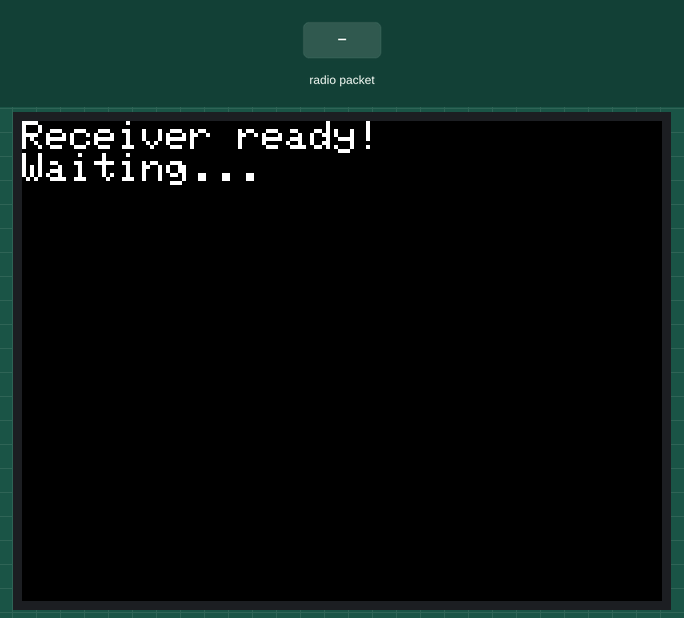
Recording of a sketch running on a simulated ESP32. On the bench: 320×240 colour display. Inputs (shaded band) come from the test bench. What the sketch prints to the serial monitor is not drawn.

Above: at 1.3 s.
1.4 s: radio packet "1" arrives
At 2.4 s:
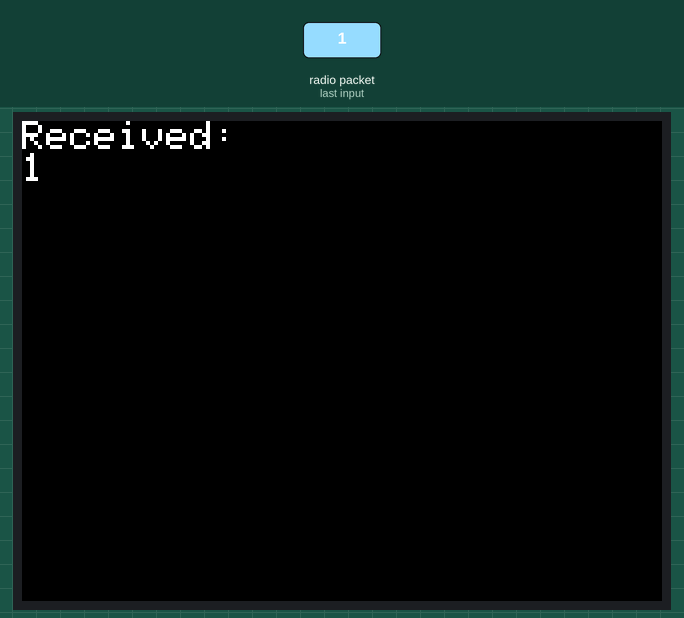
3.0 s: radio packet "0" arrives
4.6 s: radio packet "2" arrives
Timing chart, 0 to 7.6 s (numbered marks = the images above; inputs shaded):
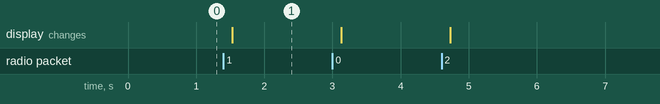

The sketch:

reciever_mac.ino
```cpp
#include <M5Unified.h>
#include <WiFi.h>
#include <esp_now.h>

void onReceive(const esp_now_recv_info_t *info, const uint8_t *data, int len) {
    char msg[len + 1];
    memcpy(msg, data, len);
    msg[len] = '\0';

    Serial.print("Received: ");
    Serial.println(msg);

    M5.Display.fillScreen(BLACK);
    M5.Display.setCursor(0, 0);
    M5.Display.setTextSize(2);
    M5.Display.println("Received:");
    M5.Display.println(msg);
}

void setup() {
    Serial.begin(115200);
    auto cfg = M5.config();
    M5.begin(cfg);

    WiFi.mode(WIFI_STA);

    if (esp_now_init() != ESP_OK) {
        M5.Display.println("ESP-NOW init failed!");
        return;
    }

    esp_now_register_recv_cb(onReceive);

    M5.Display.setTextSize(2);
    M5.Display.println("Receiver ready!\nWaiting...");
}

void loop() {}
```

sender_mac.ino
```cpp

```

Measured:
- after the input at 1.4 s, the display: changes after 0.13 s (image 1)
